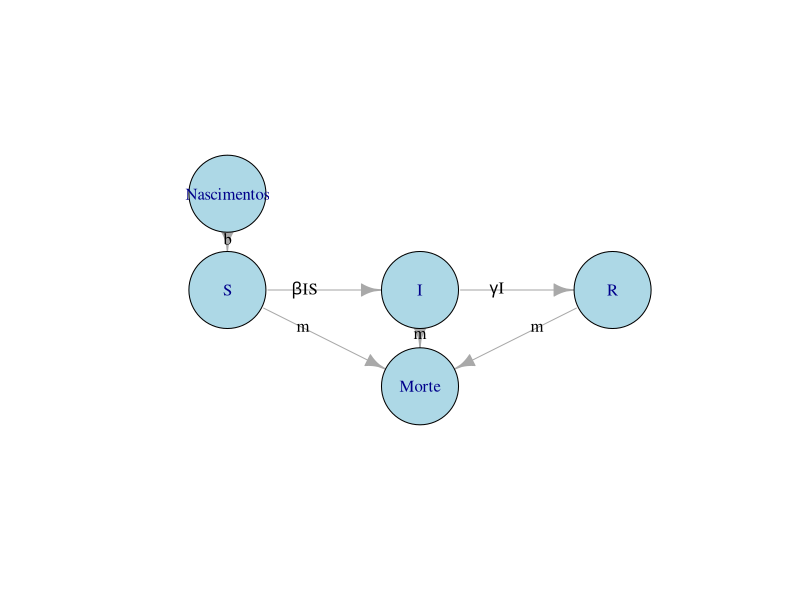
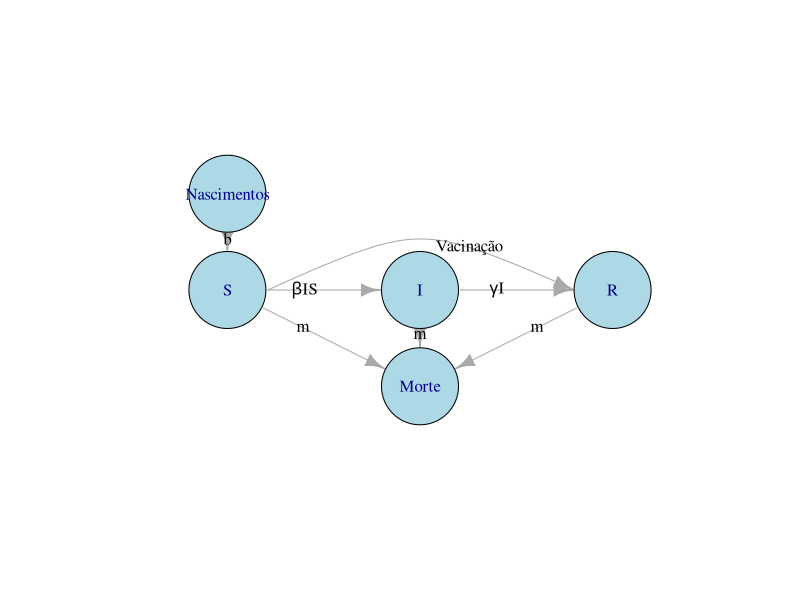
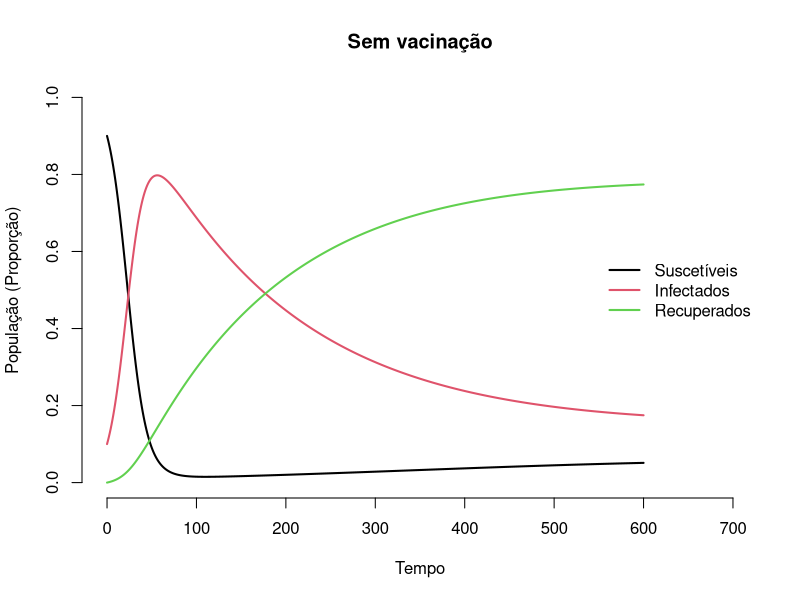
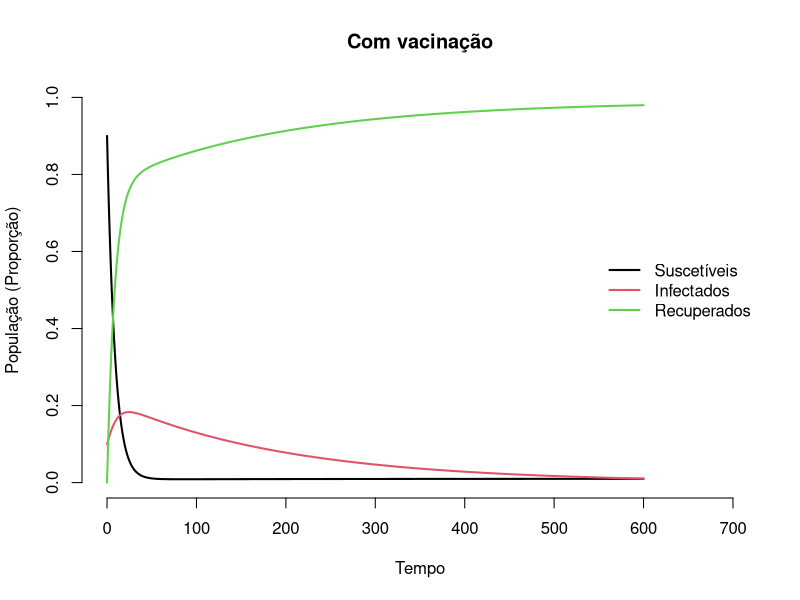

Generate these figures, in order, with R:
##http://recologia.com.br/2015/07/epidemiologia-o-modelo-sir-com-dinamica-populacional/
##http://homepages.warwick.ac.uk/%7Emasfz/ModelingInfectiousDiseases/Chapter8/Program_8.2/index.html
##install.packages("deSolve")
##install.packages("igraph")
library(deSolve)
library(igraph)

##################################
## Grafo
##################################
SIR_grafo<-graph.formula(S-+I,I-+R,Nascimentos-+S,Morte+-S,Morte+-I,Morte+-R)
E(SIR_grafo)$label<-c(expression(paste(beta,"IS")),
                      "m",
                      expression(paste(gamma,"I")),
                      "m",
                      "m",
                      "b")
loc<-matrix(c(0,1,1,1,2,1,0,1.5,1,0.5),ncol=2,byrow=T)
jpeg("01.jpg")
plot(SIR_grafo,layout=loc,rescale=F,xlim=c(-0.2,2.2),ylim=c(0,2),vertex.size=40,vertex.color="lightblue",edge.label.color="black")
dev.off()

##
SIR_grafo_vac<-graph.formula(S-+I,I-+R,Nascimentos-+S,Morte+-S,Morte+-I,Morte+-R,S-+R)
E(SIR_grafo_vac)$label<-c(expression(paste(beta,"IS")),
                      "Vacinação",
                      "m",
                      expression(paste(gamma,"I")),
                      "m",
                      "m",
                      "b")
jpeg("02.jpg")
plot(SIR_grafo_vac,layout=loc,rescale=F,xlim=c(-0.2,2.2),ylim=c(0,2),vertex.size=40,
     edge.curved=c(0,0.5,0,0,0,0,0),vertex.color="lightblue",edge.label.color="black")
dev.off()

##################################
## SIR sem vacinação
##################################
SIR <- function(passos, inicial, parametros){
    with(as.list(c(inicial,parametros)), {
        dSuscetivel <- nascimentos - beta*Infectados*Suscetivel - mortes*Suscetivel
        dInfectado  <- beta*Infectados*Suscetivel - gamma*Infectados - mortes*Infectados
        dRecuperado <-                              gamma*Infectados - mortes*Recuperados
        return( list(c(dSuscetivel, dInfectado, dRecuperado)) )
    })
}

parametros <- c(beta = 0.1, gamma = 0.005, mortes = 0.001, nascimentos = 0.001)
passos <- seq(from = 0, to = 600, by = 1)
inicial <- c(Suscetivel = 0.9, Infectados = 0.1, Recuperados = 0)
saida <- ode(func = SIR, times = passos, y = inicial, parms = parametros)
saida <- as.data.frame(saida)

jpeg("03.jpg")
matplot(saida[, 1], saida[, 2:4], type="l", lty=1,xlab="Tempo",xlim=c(0,700),ylab="População (Proporção)",ylim=c(0,1),frame=F,lwd=2,main="Sem vacinação")
legend("right", col=1:3, legend=c("Suscetíveis", "Infectados", "Recuperados"), lwd=2,bty="n")
dev.off()

##################################
## SIR com vacinação
##################################
SIR_vacinacao <- function(passos,inicial,parametros){
    with(as.list(c(inicial,parametros)), {
        dSuscetivel <- nascimentos - beta*Infectados*Suscetivel - vacinacao*Suscetivel - mortes*Suscetivel
        dInfectado  <- beta*Infectados*Suscetivel - gamma*Infectados - mortes*Infectados
        dRecuperado <-                              gamma*Infectados + vacinacao*Suscetivel - mortes*Recuperados
        return(list(c(dSuscetivel, dInfectado, dRecuperado)))}) 
}

parametros <- c(beta = 0.1, gamma = 0.005, mortes = 0.001, nascimentos = 0.001, vacinacao = 0.1)
passos <- seq(from = 0, to = 600, by = 1)
inicial <- c(Suscetivel=0.9, Infectados=0.1, Recuperados=0)  
saida_vacinacao <- ode(func = SIR_vacinacao,times = passos,y = inicial,parms = parametros)
saida_vacinacao <- as.data.frame(saida_vacinacao)

jpeg("04.jpg")
matplot(x = saida_vacinacao[,1], y = saida_vacinacao[,2:4],  type="l", lty=1,xlab="Tempo",
        xlim=c(0,700),ylab="População (Proporção)",ylim=c(0,1),frame=F,lwd=2,main="Com vacinação")
legend("right", col=1:3, legend=c("Suscetíveis", "Infectados", "Recuperados"), lwd=2,bty="n")
dev.off()
